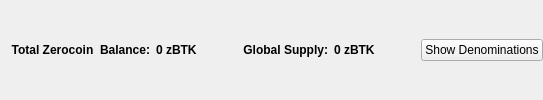
                       <widget class="QFrame" name="balanceSupplyFrame">
                        <layout class="QHBoxLayout" name="horizontalLayout_2" stretch="0,0,0,1,0">
                         <property name="rightMargin">
                          <number>0</number>
                         </property>
                         <item>
                          <layout class="QHBoxLayout" name="horizontalLayout_34">
                           <item>
                            <widget class="QLabel" name="labelzAvailableText_3">
                             <property name="font">
                              <font>
                               <weight>75</weight>
                               <bold>true</bold>
                              </font>
                             </property>
                             <property name="toolTip">
                              <string>Total Balance including unconfirmed and immature zBTK</string>
                             </property>
                             <property name="text">
                              <string>Total Zerocoin  Balance:</string>
                             </property>
                             <property name="alignment">
                              <set>Qt::AlignRight|Qt::AlignTrailing|Qt::AlignVCenter</set>
                             </property>
                            </widget>
                           </item>
                           <item>
                            <widget class="QLabel" name="labelzAvailableAmount_4">
                             <property name="minimumSize">
                              <size>
                               <width>40</width>
                               <height>0</height>
                              </size>
                             </property>
                             <property name="font">
                              <font>
                               <weight>75</weight>
                               <bold>true</bold>
                              </font>
                             </property>
                             <property name="toolTip">
                              <string>Total Balance including unconfirmed and immature zBTK</string>
                             </property>
                             <property name="text">
                              <string>0 zBTK</string>
                             </property>
                             <property name="alignment">
                              <set>Qt::AlignLeading|Qt::AlignLeft|Qt::AlignVCenter</set>
                             </property>
                            </widget>
                           </item>
                          </layout>
                         </item>
                         <item>
                          <spacer name="horizontalSpacer_32">
                           <property name="orientation">
                            <enum>Qt::Horizontal</enum>
                           </property>
                           <property name="sizeHint" stdset="0">
                            <size>
                             <width>40</width>
                             <height>20</height>
                            </size>
                           </property>
                          </spacer>
                         </item>
                         <item>
                          <layout class="QHBoxLayout" name="horizontalLayout_35">
                           <item>
                            <widget class="QLabel" name="labelZsupplyText_2">
                             <property name="font">
                              <font>
                               <weight>75</weight>
                               <bold>true</bold>
                              </font>
                             </property>
                             <property name="text">
                              <string>Global Supply:</string>
                             </property>
                             <property name="alignment">
                              <set>Qt::AlignRight|Qt::AlignTrailing|Qt::AlignVCenter</set>
                             </property>
                            </widget>
                           </item>
                           <item>
                            <widget class="QLabel" name="labelZsupplyAmount_2">
                             <property name="font">
                              <font>
                               <weight>75</weight>
                               <bold>true</bold>
                              </font>
                             </property>
                             <property name="text">
                              <string>0 zBTK</string>
                             </property>
                            </widget>
                           </item>
                          </layout>
                         </item>
                         <item>
                          <spacer name="horizontalSpacer_31">
                           <property name="orientation">
                            <enum>Qt::Horizontal</enum>
                           </property>
                           <property name="sizeHint" stdset="0">
                            <size>
                             <width>40</width>
                             <height>20</height>
                            </size>
                           </property>
                          </spacer>
                         </item>
                         <item>
                          <widget class="QPushButton" name="pushButtonShowDenoms">
                           <property name="toolTip">
                            <string>Show zBTK denominations list</string>
                           </property>
                           <property name="text">
                            <string>Show Denominations</string>
                           </property>
                          </widget>
                         </item>
                        </layout>
                       </widget>
